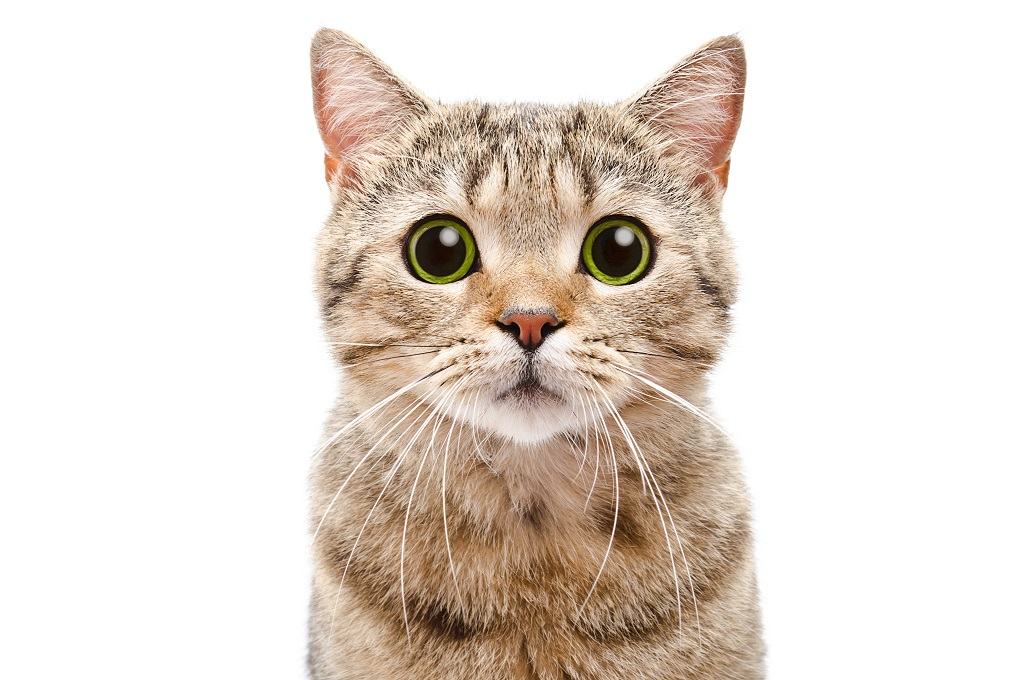
#> input picture OpenCV/cat.jpg, 1027 x 680 px
$ python masking.py
#> lines starting #> are read from the running program, lines starting #| are printed output that depends on the picture; after the words box and inside, x2 and y2 are one past the last pixel; in counts of white or black regions, pixels touching at a corner belong together
import cv2 as cv
import numpy as np

img = cv.imread('cat.jpg')
#> img is the input picture: shape (680, 1027, 3); mean B, G, R 210.4, 218.9, 228.7
cv.imshow('img',img)

blank = np.zeros((img.shape[:2]),dtype = 'uint8')

rectangle = cv.rectangle(blank.copy(),(img.shape[1]//2 -200,img.shape[0]//2 -200),(img.shape[1]//2 + 200,img.shape[0]//2+200),255,-1)
circle = cv.circle(blank.copy(),(img.shape[1]//2,img.shape[0]//2),250,255,-1)

cv.imshow('rectangle', rectangle)
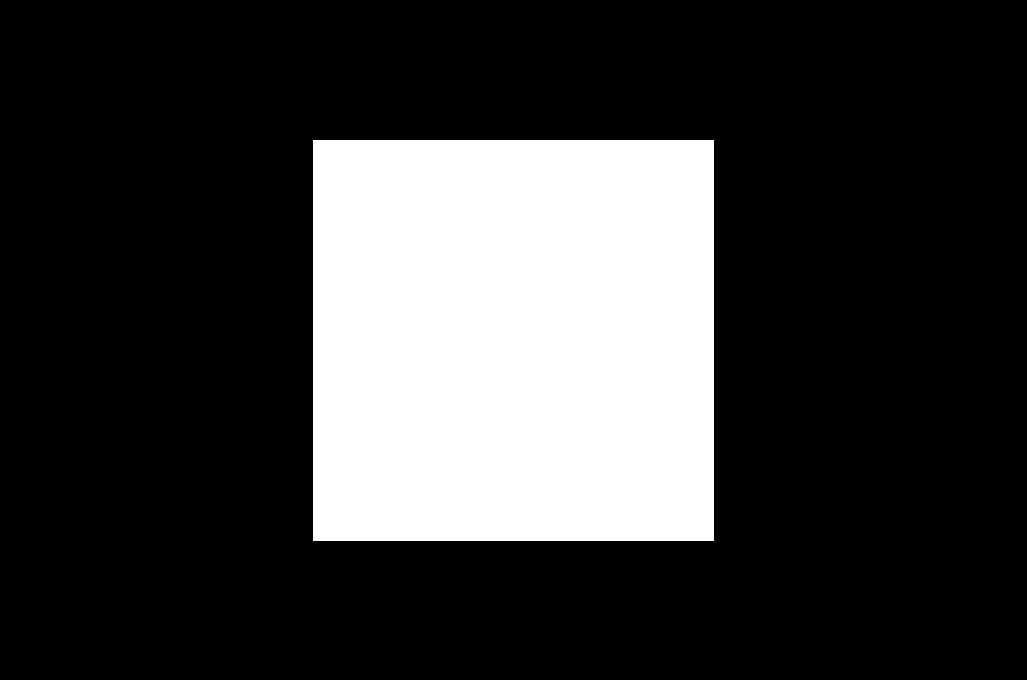
#> window 'rectangle': shape (680, 1027); 23% white; 1 white region, box (x1, y1, x2, y2) and area: (313, 140, 714, 541) 160801
cv.imshow('circle', circle)
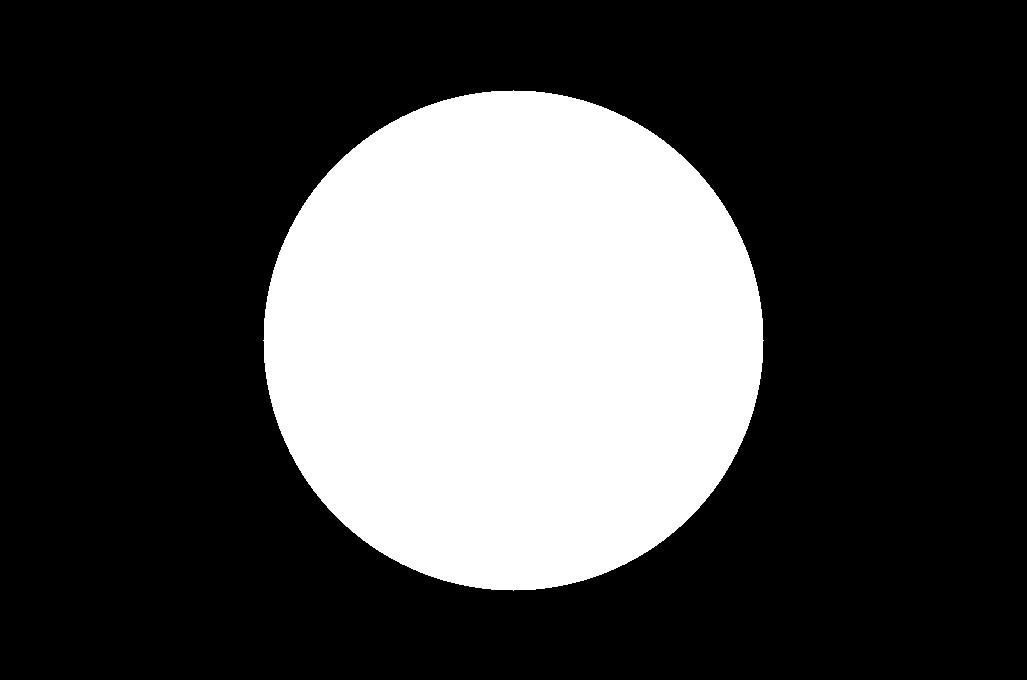
#> window 'circle': shape (680, 1027); 28.1% white; 1 white region, box (x1, y1, x2, y2) and area: (263, 90, 764, 591) 196321

shaped_mask = cv.bitwise_or(rectangle,circle)

masked = cv.bitwise_and(img,img,mask= shaped_mask)
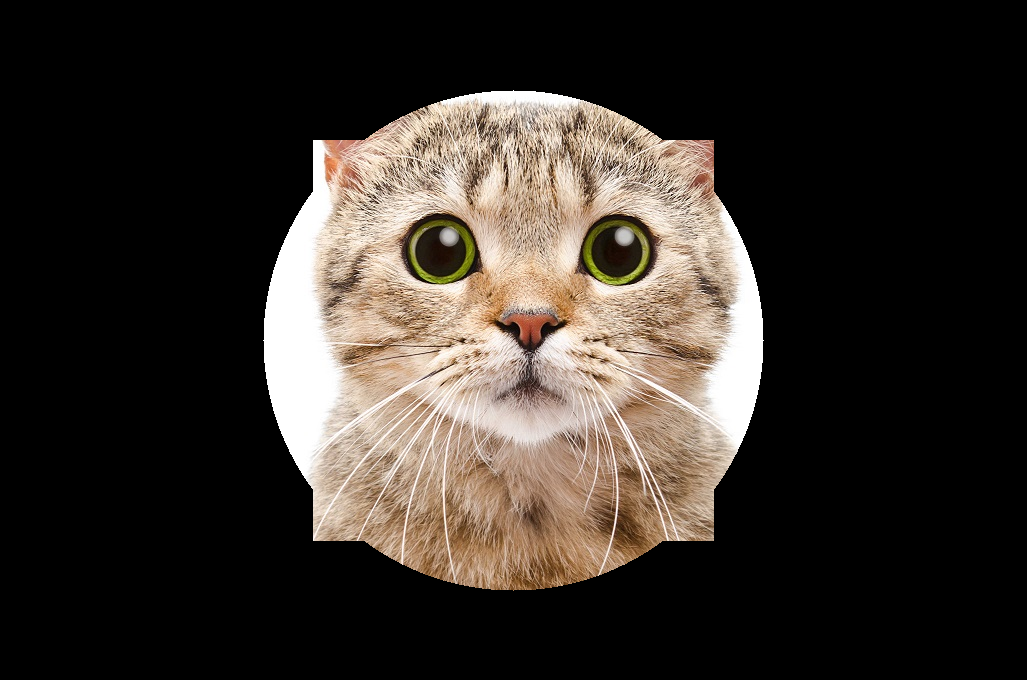
#> masked: shape (680, 1027, 3); mean B, G, R 42.9, 48.8, 55.4
cv.imshow('masked', masked)

cv.waitKey(0)

$ run again, with OpenCV/peoples3.jpg copied over OpenCV/cat.jpg
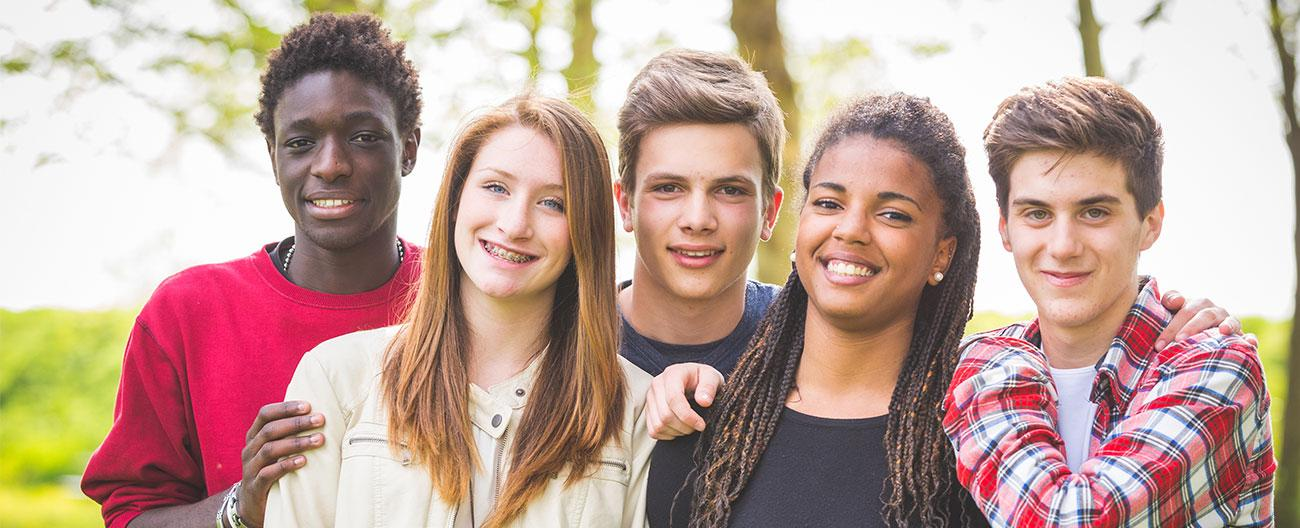
#> input picture OpenCV/peoples3.jpg, 1300 x 528 px
#> img is the input picture: shape (528, 1300, 3); mean B, G, R 152.1, 162.8, 191.2
#> `cv.imshow('rectangle', rectangle)`:
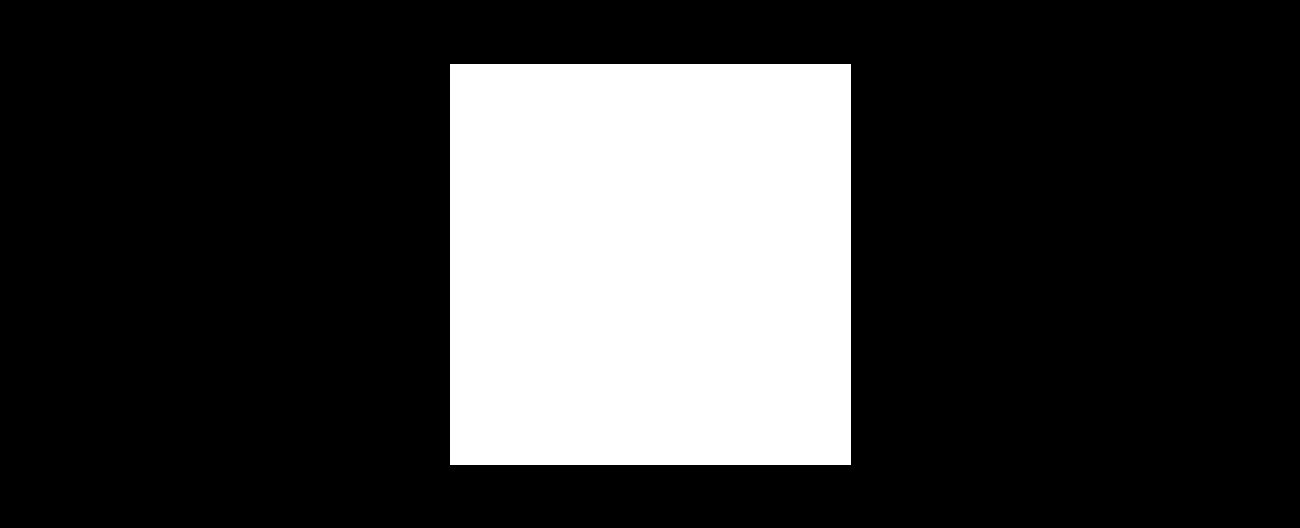
#> window 'rectangle': shape (528, 1300); 23.4% white; 1 white region, box (x1, y1, x2, y2) and area: (450, 64, 851, 465) 160801
#> `masked = cv.bitwise_and(img,img,mask= shaped_mask)`:
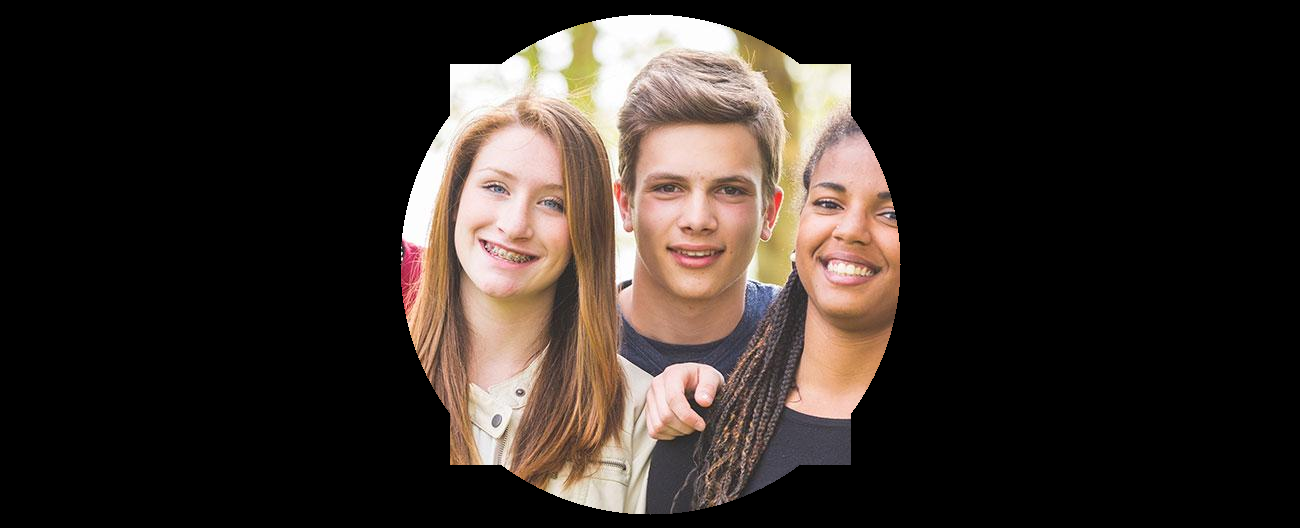
#> masked: shape (528, 1300, 3); mean B, G, R 38.7, 43.8, 52.5
